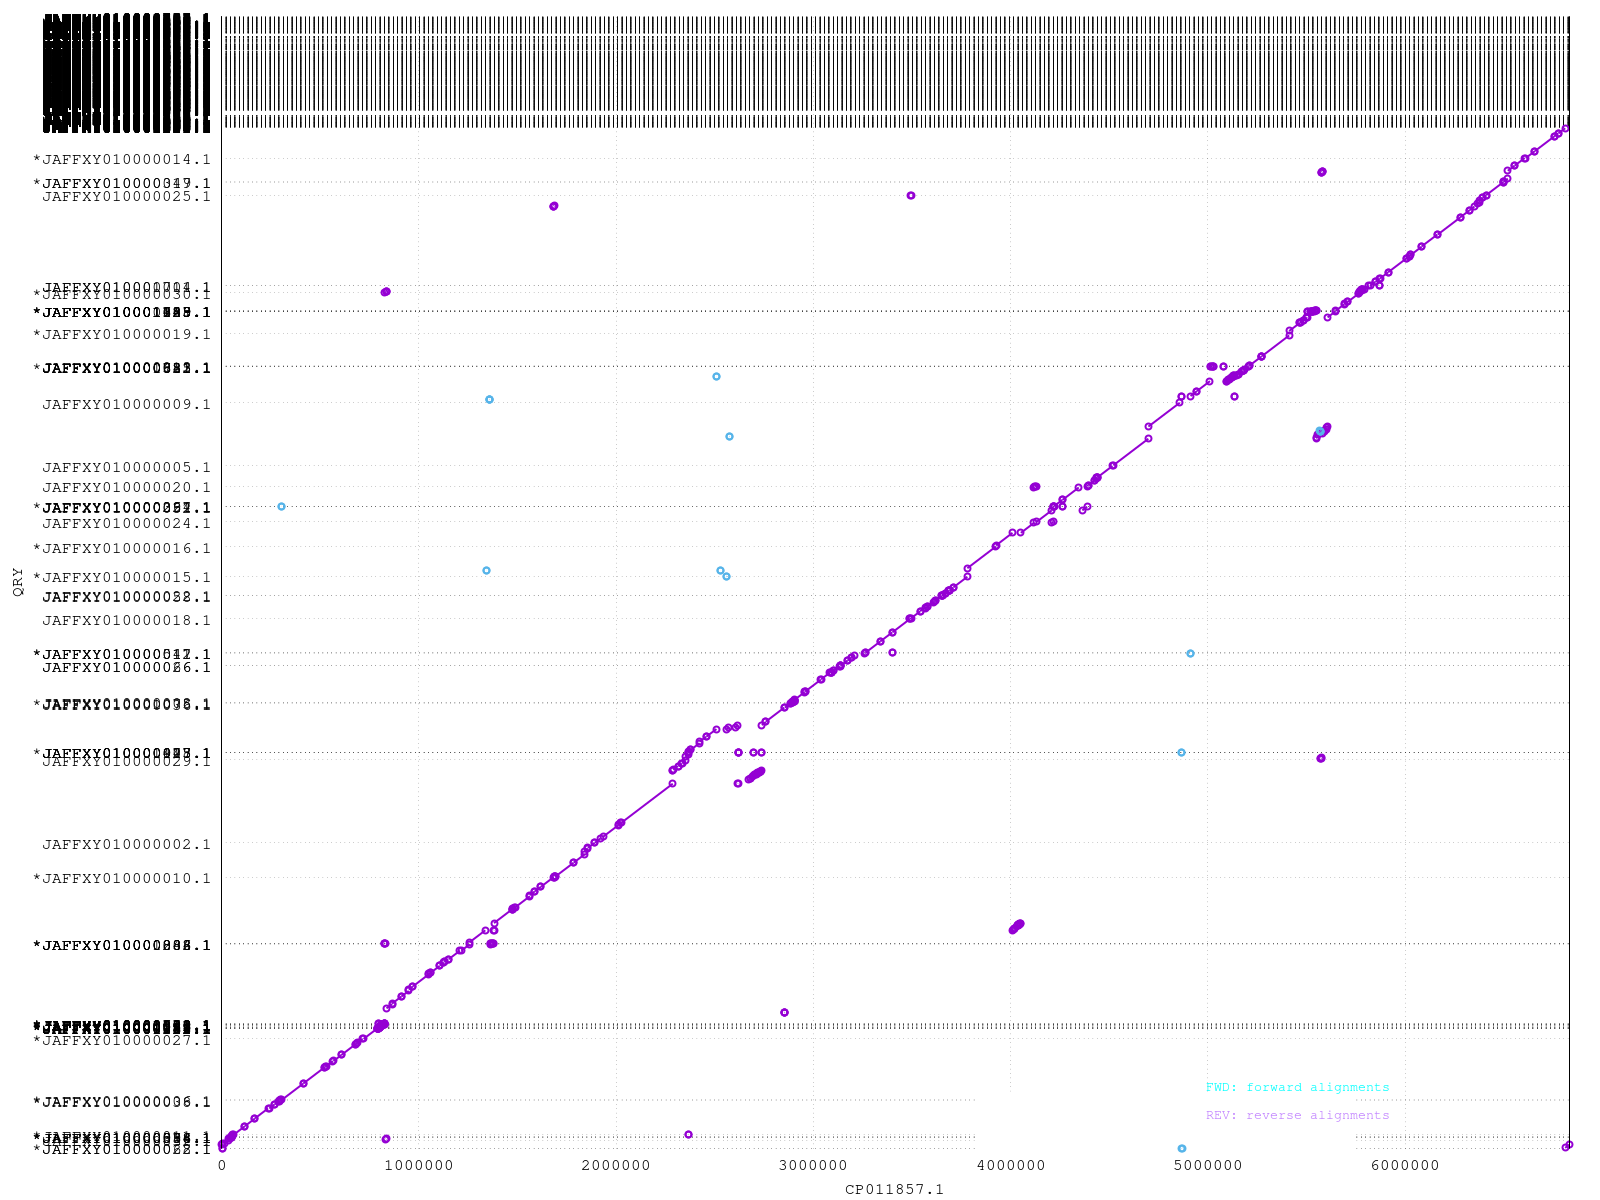

Reproduce this figure in gnuplot.
set output 'pa_comparison.png'
set terminal x11 font "Courier,8"
set ytics ( \
 "" 0 \
)
set size 1,1
set grid
unset key
set border 10
set tics scale 0
set xlabel "CP011857.1"
set ylabel "QRY"
set format "%.0f"
set xrange [1:6833187]
set yrange [1:*]
set style line 1  lt 1 lw 2 pt 6 ps 1
set style line 2  lt 3 lw 2 pt 6 ps 1
set style line 3  lt 2 lw 2 pt 6 ps 1
plot \
 "pa_comparison.fplot" title "FWD" w lp ls 1, \
 "pa_comparison.rplot" title "REV" w lp ls 2

